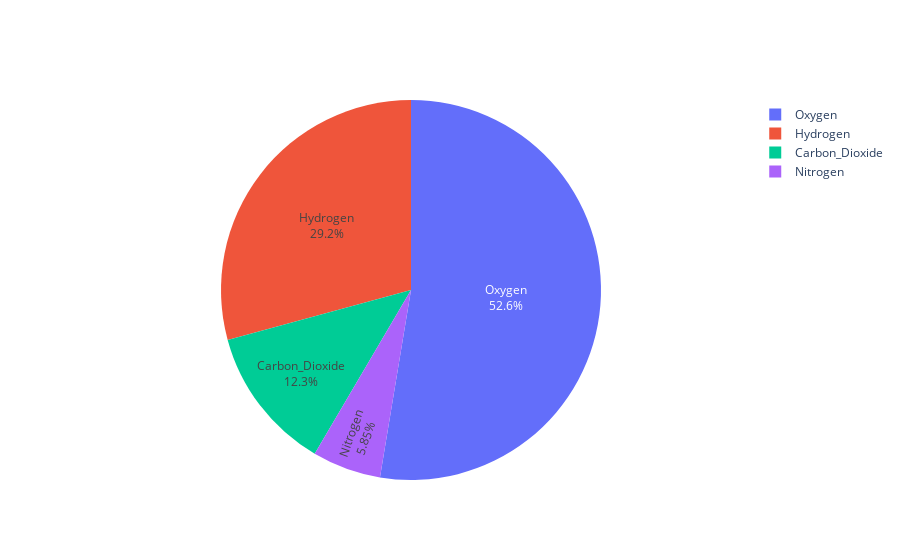

Notebook cell for this chart:
### Code cell
import plotly.graph_objects as go

labels = ['Oxygen','Hydrogen','Carbon_Dioxide','Nitrogen']
values = [4500, 2500, 1053, 500]

fig = go.Figure(data=[go.Pie(labels=labels, values=values)])
fig.update_traces(textinfo='label+percent')
fig.show()

### Figure 1 — Plotly figure (JSON) as saved in the notebook; plotly's stock layout.template omitted (floating-point values rounded to 4 significant figures)
{"data": [{"labels": ["Oxygen", "Hydrogen", "Carbon_Dioxide", "Nitrogen"], "textinfo": "label+percent", "type": "pie", "values": [4500, 2500, 1053, 500]}], "layout": {"autosize": true}}
